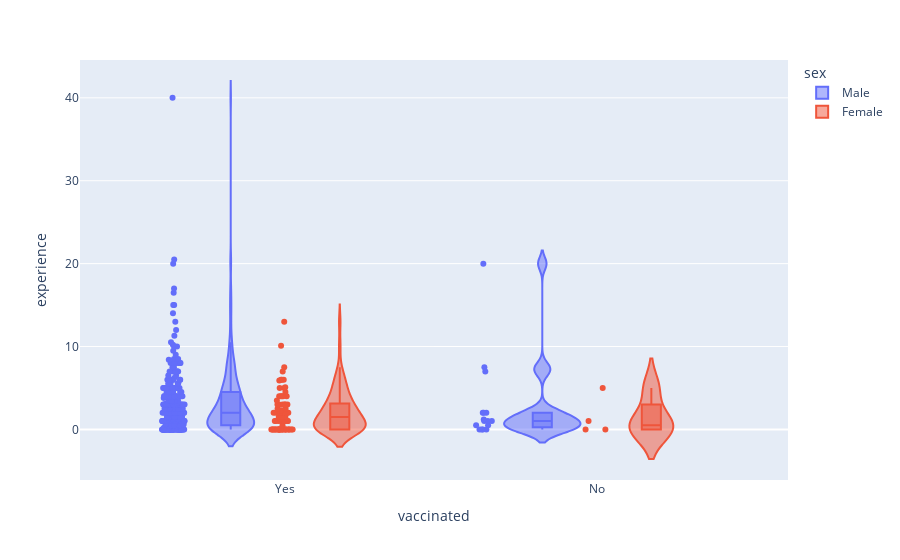

This figure's notebook cell:
### Code cell
fig = px.violin(df, y="experience", x="vaccinated", color="sex", box=True, points="all", hover_data=df.columns)
fig.show()

### Figure 1 — Plotly figure (JSON) as saved in the notebook; plotly's stock layout.template omitted (floating-point values rounded to 4 significant figures; data arrays with more than 128 entries replaced by an {"elided": "..."} marker saying what was removed)
{"data": [{"alignmentgroup": "True", "box": {"visible": true}, "customdata": {"elided": "298x20 mixed values"}, "hovertemplate": "sex=%{customdata[0]}<br>vaccinated=%{x}<br>experience=%{y}<br>location=%{customdata[1]}<br>qaulification=%{customdata[2]}<br>subject=%{customdata[3]}<br>purpose=%{customdata[4]}<br>employment=%{customdata[5]}<br>blood=%{customdata[6]}<br>SIM_company=%{customdata[7]}<br>sim=%{customdata[8]}<br>pc=%{customdata[9]}<br>glasses=%{customdata[10]}<br>code=%{customdata[11]}<br>programming=%{customdata[12]}<br>marital_status=%{customdata[13]}<br>living_place=%{customdata[14]}<br>age=%{customdata[15]}<br>weight=%{customdata[16]}<br>height=%{customdata[17]}<br>coding_duration=%{customdata[18]}<br>loadsheeding=%{customdata[19]}<extra></extra>", "legendgroup": "Male", "marker": {"color": "#636efa"}, "name": "Male", "offsetgroup": "Male", "orientation": "v", "points": "all", "scalegroup": "True", "showlegend": true, "type": "violin", "x": {"elided": "298 str values"}, "x0": " ", "xaxis": "x", "y": {"elided": "298 float values"}, "y0": " ", "yaxis": "y"}, {"alignmentgroup": "True", "box": {"visible": true}, "customdata": {"elided": "77x20 mixed values"}, "hovertemplate": "sex=%{customdata[0]}<br>vaccinated=%{x}<br>experience=%{y}<br>location=%{customdata[1]}<br>qaulification=%{customdata[2]}<br>subject=%{customdata[3]}<br>purpose=%{customdata[4]}<br>employment=%{customdata[5]}<br>blood=%{customdata[6]}<br>SIM_company=%{customdata[7]}<br>sim=%{customdata[8]}<br>pc=%{customdata[9]}<br>glasses=%{customdata[10]}<br>code=%{customdata[11]}<br>programming=%{customdata[12]}<br>marital_status=%{customdata[13]}<br>living_place=%{customdata[14]}<br>age=%{customdata[15]}<br>weight=%{customdata[16]}<br>height=%{customdata[17]}<br>coding_duration=%{customdata[18]}<br>loadsheeding=%{customdata[19]}<extra></extra>", "legendgroup": "Female", "marker": {"color": "#EF553B"}, "name": "Female", "offsetgroup": "Female", "orientation": "v", "points": "all", "scalegroup": "True", "showlegend": true, "type": "violin", "x": ["Yes", "Yes", "Yes", "Yes", "Yes", "Yes", "Yes", "Yes", "Yes", "Yes", "Yes", "Yes", "Yes", "Yes", "Yes", "Yes", "Yes", "Yes", "Yes", "Yes", "Yes", "Yes", "Yes", "Yes", "Yes", "Yes", "Yes", "Yes", "No", "Yes", "Yes", "No", "Yes", "Yes", "Yes", "Yes", "Yes", "Yes", "Yes", "Yes", "Yes", "Yes", "Yes", "Yes", "Yes", "Yes", "Yes", "No", "Yes", "Yes", "Yes", "Yes", "Yes", "Yes", "Yes", "Yes", "Yes", "Yes", "Yes", "Yes", "Yes", "No", "Yes", "Yes", "Yes", "Yes", "Yes", "Yes", "Yes", "Yes", "Yes", "Yes", "Yes", "Yes", "Yes", "Yes", "Yes"], "x0": " ", "xaxis": "x", "y": [5, 3.5, 3, 2, 4, 1.5, 7, 3, 6, 4, 7.5, 0, 0, 1, 1, 0, 1.5, 4, 3, 1, 0, 0, 2.3, 5.9, 2, 5, 0, 0.5, 0, 2, 2.5, 1, 0, 0, 0, 1, 0, 2, 2, 0, 6, 4, 1, 0, 1, 13, 0, 0, 10.1, 5.1, 0, 0, 3, 0, 1.5, 0, 4, 2, 2, 1, 0, 5, 1, 1, 3, 6, 0, 2.5, 4.5, 0, 0, 0, 1.3, 0, 2, 0, 3], "y0": " ", "yaxis": "y"}], "layout": {"legend": {"title": {"text": "sex"}, "tracegroupgap": 0}, "margin": {"t": 60}, "violinmode": "group", "xaxis": {"anchor": "y", "domain": [0, 1], "title": {"text": "vaccinated"}}, "yaxis": {"anchor": "x", "domain": [0, 1], "title": {"text": "experience"}}}}
